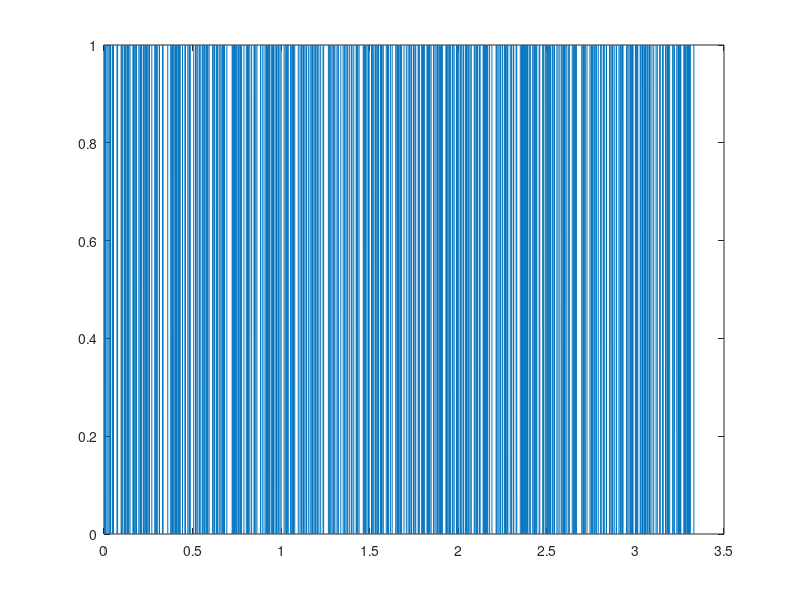

Source code (MATLAB): (Note: this script raises an error after producing the figure.)
close all;

Fe = 48000;         % Fréquence d'échantillonnage
Te = 1/Fe;          % Période d'échantillonnage
Ts = 1/300;         % Période de NRZ
Ns = fix(Ts/Te);    % Nombre d'échantillons
N_bit = 1000;       % Nombre de bits
Nb_bit_secondes = 300;      % Débits de bits
bit = randi([0,1],1,N_bit); % Vecteur de bits de référence à faire passer dans le modem

%% Construction du signal NRZ

NRZ = repelem(bit, 1, Ns);  

%% Tracé de NRZ en échelle temporelle.

Temps = linspace(0, N_bit/Nb_bit_secondes, N_bit*Ns);
figure('Name','Figure 1 : NRZ','NumberTitle','off'); 
p = plot(Temps,NRZ);
p.LineWidth = 3;
xlabel("Temps en secondes (s)");
ylabel("NRZ");
title("Tracé de NRZ en fonction du temps");

%% Tracé de la DSP de NRZ en échelle fréquentielle.
[DSP, F]=pwelch(NRZ,[],[],[],Fe,'twosided');

figure('Name','Figure 2 : Densité spectrale de NRZ','NumberTitle','off');
Freq = linspace(-Fe/2, Fe/2, length(F));
semilogy(Freq,fftshift(DSP));
xlabel("f(Hz)");
ylabel("DSP de NRZ");
title("Tracé de DSP(NRZ) = f(f)");

figure('Name','Figure 3 : Densité spectrale de NRZ et SNRZ','NumberTitle','off'); 
semilogy(Freq,fftshift(DSP));
xlabel("f(Hz)");
ylabel("DSP de NRZ");
title("Tracé de DSP(NRZ) = f(f)");

%% Construction de SNRZ

SNRZ = (1/4)*Ts*(sinc(Ts*Freq).^2) + (1/4)*dirac(Freq);


%% Tracé de SNRZ

hold on
semilogy(Freq,SNRZ);
xlabel("f(Hz)");
ylabel("DSP de NRZ et SNRZ");
title("Tracé de DSP(NRZ) = f(f) et SNRZ");
legend("DSP de NRZ", "SNRZ");

%% Construction d'un signal constitué de deux cosinus de fréquence F0 et F1 echantillonnés à Te
F0 = 1180;  %1180 ou 6000
F1 = 980;   %980 ou 2000
phi0 = rand*2*pi;
phi1 = rand*2*pi;

x = (1-NRZ) .* cos (2*pi*F0*Temps + phi0) + NRZ .* cos (2*pi*F1*Temps + phi1);

% Densité spectrale de puissance du signal modulé en fréquence.
[S_x_estime, F_x] = pwelch (x, [], [], [], Fe, 'twosided');

figure('Name','Figure 4 : Densité spectrale de x','NumberTitle','off');
semilogy(linspace(-Fe/2, Fe/2, length(F_x)), fftshift(S_x_estime));
xlabel("f(Hz)");
ylabel("DSP de x");
title("Tracé de DSP(x) = f(f)");

%% Perturbations et construction d'un signal bruité

Px = mean(abs(x).^2);
SNR = 50;
Sigma = sqrt(Px / 10^(SNR/10));
bruit = Sigma*randn(1,N_bit*Ns);
bruit = 0;  % A décommenter si on ne veut plus de bruit
x_bruit = x + bruit;

% Densité spectrale de puissance du signal modulé en fréquence.
[S_x_estime_bruit, F_x_bruit] = pwelch (x_bruit, [], [], [], Fe, 'twosided');

%% Affichage de la comparaison du signal bruité avec le non bruité 

figure('Name','Figure 5 : Tracé du signal x','NumberTitle','off')
plot(Temps, x);
xlabel("Temps en secondes");
ylabel("x");
title("Tracé de x en fonction du temps");

figure('Name','Figure 6 : Tracé du signal avant et après le bruitage','NumberTitle','off')
subplot(2,1,1);
plot(Temps, x);
xlabel("Temps en secondes");
ylabel("x");
title("Tracé de x non bruité");
subplot(2,1,2);
plot(Temps, x_bruit);
xlabel("Temps en secondes");
ylabel("x bruité");
title("Tracé de x bruité");

%% Démodulation par filtrage (Passe bas)

% Construction du filtre passe bas 

B = (F1 + F0)/2;
taille = 30; % Mettre 30 si on veut tester de nouveau
Taille_filtre = [-taille:1:taille];
Passe_bas_i = 2*B/Fe*sinc(2*B/Fe*Taille_filtre);

% Affichage de la réponse impulsionnelle du filtre passe bas 

figure('Name','Figure 7 : Réponses fréquentielles et impulsionnelles des filtres','NumberTitle','off');
subplot(2,2,1);
plot(Taille_filtre/Fe, Passe_bas_i);
xlabel("Temps en secondes");
ylabel("h(t)");
title("Tracé de la réponse impulsionnelle du passe bas");

% Affichage de la réponse en fréquence du filtre passe bas 

Passe_bas_f = fftshift(abs(fft(Passe_bas_i)));
subplot(2,2,2);
plot(linspace(-Fe/2, Fe/2, length(Passe_bas_f)), Passe_bas_f);
xlabel("Fréquence en Hertz");
ylabel("H(f)");
title("Tracé de la réponse fréquentielle du passe bas");

%% Démodulation par filtrage (Passe haut)

% Construction filtre passe haut

Passe_haut_f = 1 - Passe_bas_f;
Passe_haut_i = - Passe_bas_i;
Passe_haut_i(taille + 1) = 1 + Passe_haut_i(taille + 1);

% Affichage de la réponse impulsionnelle du filtre passe haut

subplot(2,2,3);
plot(Taille_filtre/Fe, real(Passe_haut_i));
xlabel("Temps en secondes");
ylabel("h(t)");
title("Tracé de la réponse impulsionnelle du passe haut");

% Affichage de la réponse en fréquence du filtre passe haut 

subplot(2,2,4);
plot(linspace(-Fe/2, Fe/2, length(Passe_haut_f)), Passe_haut_f);
xlabel("Fréquence en Hertz");
ylabel("H(f)");
title("Tracé de la réponse fréquentielle du passe haut");

%% Sortie des filtres

Y_h = filter(Passe_haut_i, 1, x_bruit); % Signal en sortie du filtre passe haut
Y_b = filter(Passe_bas_i, 1, x_bruit);  % Signal en sortie du filtre passe bas

% Affichage des réponses fréquentielles et densité spectrale de l'entrée et de la sortie des filtres


%% Tracé de la DSP de la sortie du filtre en échelle fréquentielle.

% Densité spectrale de puissance du signal bruité modulé en fréquence.
[S_x_estime_bruit, F_x_bruit] = pwelch (x_bruit, [], [], [], Fe, 'onesided');

% DSP de la sortie du passe bas 
[DSP_b, F_b]=pwelch(Y_b,[],[],[],Fe,'onesided');


figure('Name','Figure 8 : Réponses fréquentielles et densité spectrale de l`entrée et de la sortie des filtres','NumberTitle','off');

% Affichage de la réponse fréquentielle et densité spectrale de l'entrée du
% filtre passe bas

subplot(2,2,1);
plot(linspace(-Fe/2, Fe/2, length(Passe_bas_f)), Passe_bas_f);
hold on
semilogy(F_x_bruit,S_x_estime_bruit/max(S_x_estime_bruit));
xlabel("fréquence en Hz");
ylabel("DSP");
title("Tracé de la DSP de l'entrée du filtre passe bas");
legend("Réponse fréquentielle du passe bas", "Densité spectrale");

% DSP de la sortie du passe haut
[DSP_h, F_h]=pwelch(Y_h,[],[],[],Fe,'onesided');

% Affichage de la réponse fréquentielle et densité spectrale de l'entrée du
% filtre passe haut

subplot(2,2,2);
plot(linspace(-Fe/2, Fe/2, length(Passe_haut_f)), Passe_haut_f);
hold on
semilogy(F_x_bruit,S_x_estime_bruit/max(S_x_estime_bruit));
xlabel("fréquence en Hz");
ylabel("DSP");
title("Tracé de la DSP de l'entrée du filtre passe haut");
legend("Réponse fréquentielle du passe haut", "Densité spectrale");

% Affichage de la réponse fréquentielle et densité spectrale de la sortie du
% filtre passe bas

subplot(2,2,3);
plot(linspace(-Fe/2, Fe/2, length(Passe_bas_f)), Passe_bas_f);
hold on
semilogy(F_b,DSP_b/max(DSP_b));
xlabel("fréquence en Hz");
ylabel("DSP");
title("Tracé de la DSP de la sortie du filtre passe bas");
legend("Réponse fréquentielle du passe bas", "Densité spectrale");

% Affichage de la réponse fréquentielle et densité spectrale de la sortie du
% filtre passe haut

subplot(2,2,4);
plot(linspace(-Fe/2, Fe/2, length(Passe_haut_f)), Passe_haut_f);
hold on
semilogy(F_h,DSP_h/max(DSP_h));
xlabel("fréquence en Hz");
ylabel("DSP");
title("Tracé de la DSP de la sortie du filtre passe haut");
legend("Réponse fréquentielle du passe haut", "Densité spectrale");

%% Détection d'énergie

% Signal filtré passe bas 
signal_demodule_b = reshape(Y_b,Ns,N_bit);

figure('Name','Figure 9 : Sortie des filtres','NumberTitle','off');
subplot(2,1,1);
plot(Y_b)
title("Signal démodulé après filtrage passe bas")
xlabel("Temps (t)")
ylabel("y(t)")

% Signal filtré passe haut
signal_demodule_h = reshape(Y_h,Ns,N_bit);

subplot(2,1,2);
plot(Y_h)
title("Signal démodulé après filtrage passe haut")
xlabel("Temps (t)")
ylabel("y(t)")

%% Taux d'erreur

% Taux d'erreur pour le passe bas

energie_b = sum(signal_demodule_b.^2);
K = (max(energie_b) + min(energie_b))/2;

Matrice_bit_b = energie_b > K;
erreur = (Matrice_bit_b == bit);
Taux_erreur_b = 100-100*mean(erreur)

% Taux d'erreur pour le passe haut

energie_h = sum(signal_demodule_h.^2);
K = (max(energie_h) + min(energie_h))/2;
Matrice_bit_h = energie_h < K;
erreur = (Matrice_bit_h == bit);
Taux_erreur_h = 100-100*mean(erreur)
